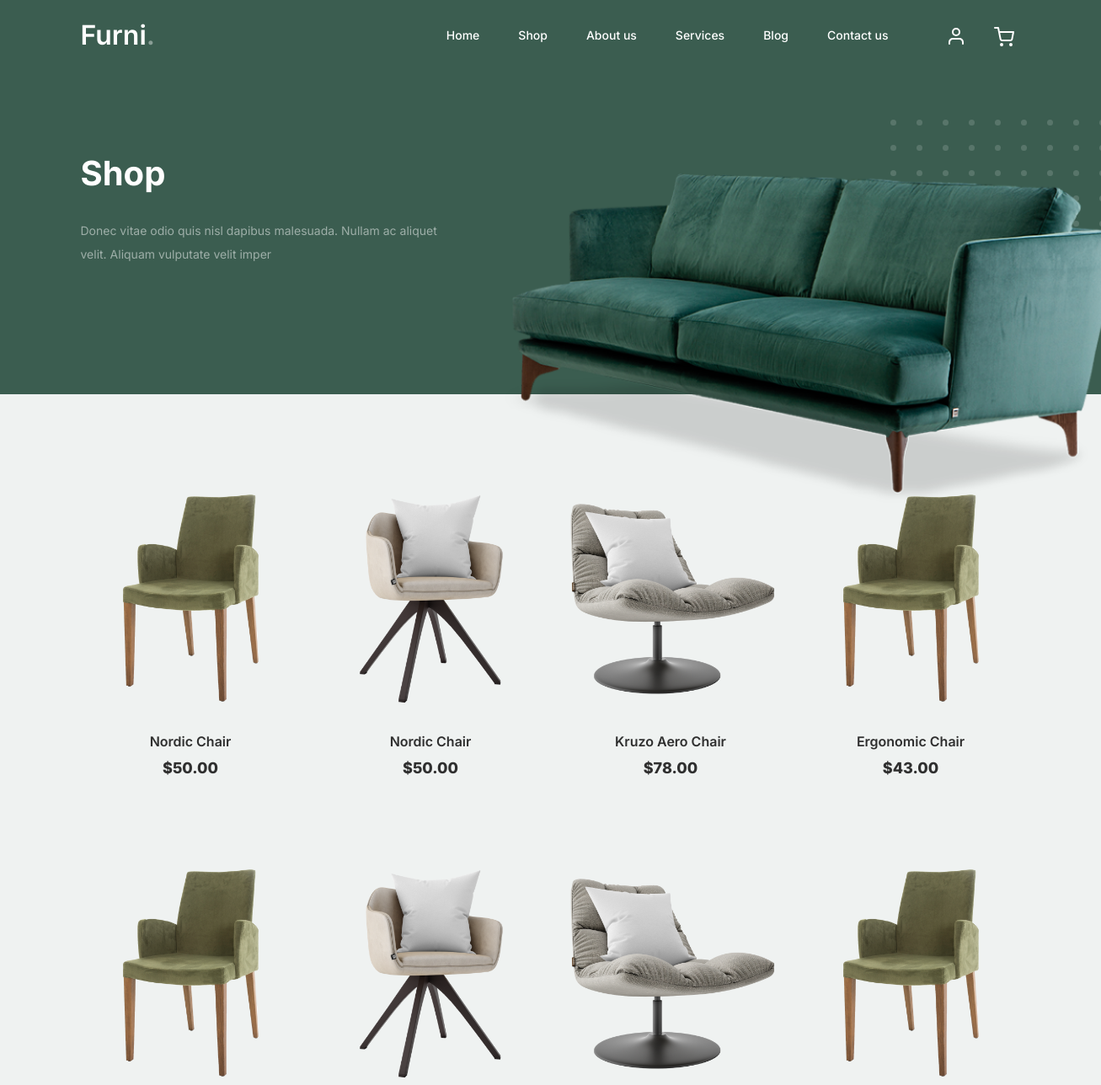
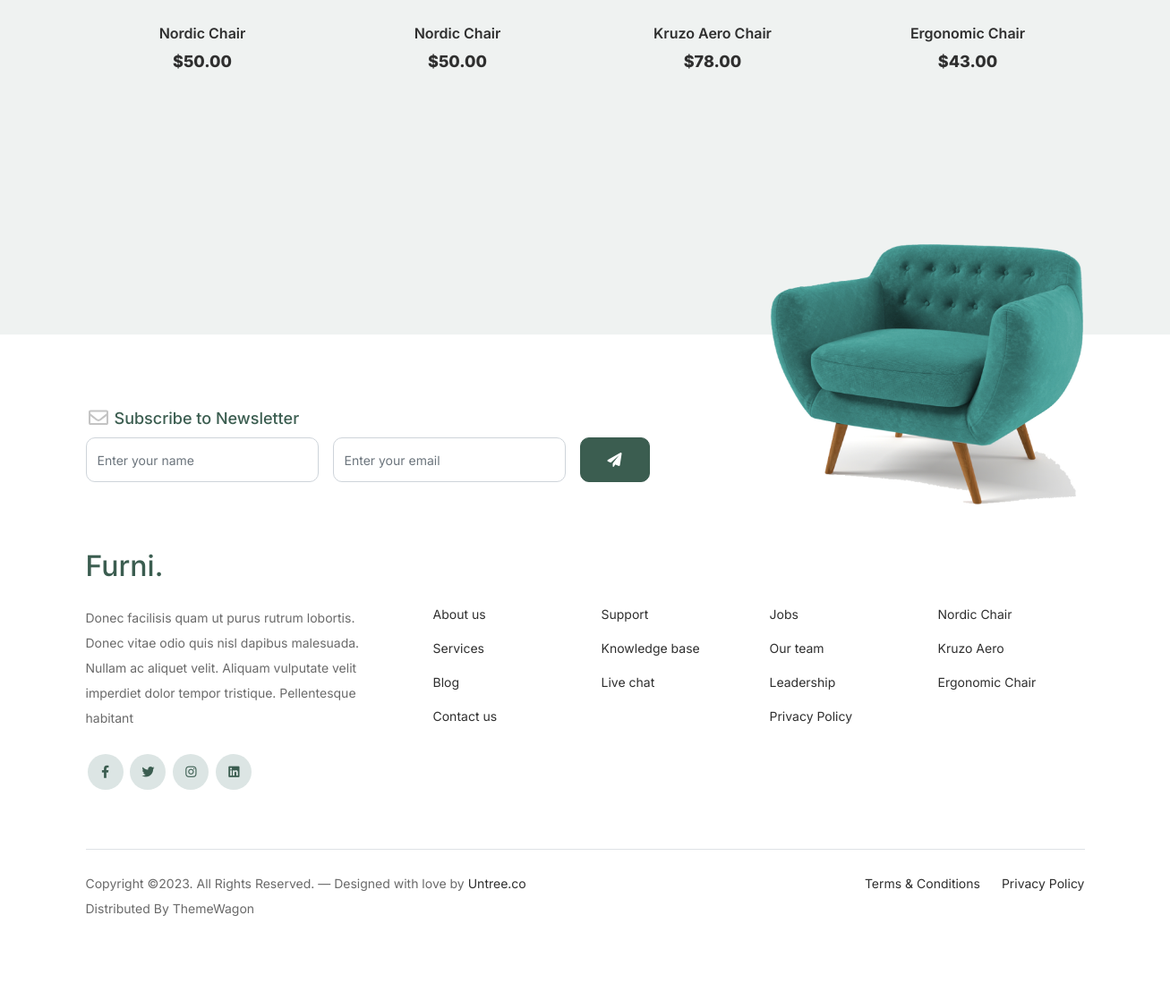
The app's page /shop/ with its own data (2 pictures, top to bottom).
### app/models.py (models this page shows, shortened)
class Shop(models.Model):
    title_shop = models.CharField(max_length=100, blank=False)
    shop_description = models.CharField(max_length=100, blank=False)
    shop_image1 = models.ImageField(upload_to='images', default='profile.png')
    image1name = models.CharField(max_length=100, blank=False)
    image1price = models.CharField(max_length=100, blank=False)
    shop_image2 = models.ImageField(upload_to='images', default='profile.png')
    image2name = models.CharField(max_length=100, blank=False)
    image2price = models.CharField(max_length=100, blank=False)
    shop_image3 = models.ImageField(upload_to='images', default='profile.png')
    image3name = models.CharField(max_length=100, blank=False)
    image3price = models.CharField(max_length=100, blank=False)

### app/views.py (the view)
# urls.py: path('shop/', views.shop, name='shop'),
def shop(request):
    shop = Shop.objects.first()  # Retrieve the first Hero object
    hero = Hero.objects.first()
    shop_data = {
        'shop_title': shop.title_shop,
        'shop_des': shop.shop_description,
        'couch': hero.hero_image.url,
    }
    return render(request, 'shop.html', {'shop_data': shop_data})

### app/templates/shop.html (shortened to what this page needs)
{% extends 'layout.html' %}
{% load static %}
			{% block body %}
			<div class="hero">
				<div class="container">
					<div class="row justify-content-between">
						<div class="col-lg-5">
							<div class="intro-excerpt">
								<h1>{{ shop_data.shop_title }}</h1>
								<p class="mb-4">{{ shop_data.shop_des }}</p>
							</div>
						</div>
						<div class="col-lg-7">
							<div class="hero-img-wrap">
								<img src="{{ shop_data.couch }}" alt="Hero Image">
						</div>
						</div>
					</div>
				</div>
			</div>
		<div class="untree_co-section product-section before-footer-section">
		    <div class="container">
		      	<div class="row">
					<div class="col-12 col-md-4 col-lg-3 mb-5">
						<a class="product-item" href="#">
							<img src="{% static 'images/product-3.png' %}" class="img-fluid product-thumbnail">
							<h3 class="product-title">Nordic Chair</h3>
							<strong class="product-price">$50.00</strong>
						</a>
					</div>
					<div class="col-12 col-md-4 col-lg-3 mb-5">
						<a class="product-item" href="#">
							<img src="{% static 'images/product-1.png' %}" class="img-fluid product-thumbnail">
							<h3 class="product-title">Nordic Chair</h3>
							<strong class="product-price">$50.00</strong>
						</a>
					</div>
					<div class="col-12 col-md-4 col-lg-3 mb-5">
						<a class="product-item" href="#">
							<img src="{% static 'images/product-2.png' %}" class="img-fluid product-thumbnail">
							<h3 class="product-title">Kruzo Aero Chair</h3>
							<strong class="product-price">$78.00</strong>
						</a>
					</div>
					<div class="col-12 col-md-4 col-lg-3 mb-5">
						<a class="product-item" href="#">
							<img src="{% static 'images/product-3.png' %}" class="img-fluid product-thumbnail">
							<h3 class="product-title">Ergonomic Chair</h3>
							<strong class="product-price">$43.00</strong>
						</a>
					</div>
					<div class="col-12 col-md-4 col-lg-3 mb-5">
						<a class="product-item" href="#">
							<img src="{% static 'images/product-3.png' %}" class="img-fluid product-thumbnail">
							<h3 class="product-title">Nordic Chair</h3>
							<strong class="product-price">$50.00</strong>
						</a>
					</div>
					<div class="col-12 col-md-4 col-lg-3 mb-5">
						<a class="product-item" href="#">
							<img src="{% static 'images/product-1.png' %}" class="img-fluid product-thumbnail">
							<h3 class="product-title">Nordic Chair</h3>
							<strong class="product-price">$50.00</strong>
						</a>
					</div>
					<div class="col-12 col-md-4 col-lg-3 mb-5">
						<a class="product-item" href="#">
							<img src="{% static 'images/product-2.png' %}" class="img-fluid product-thumbnail">
							<h3 class="product-title">Kruzo Aero Chair</h3>
							<strong class="product-price">$78.00</strong>
						</a>
					</div>
					<div class="col-12 col-md-4 col-lg-3 mb-5">
						<a class="product-item" href="#">
							<img src="{% static 'images/product-3.png' %}" class="img-fluid product-thumbnail">
							<h3 class="product-title">Ergonomic Chair</h3>
							<strong class="product-price">$43.00</strong>
						</a>
					</div>
		      	</div>
		    </div>
		</div>
		{% endblock %}

### app/static/css/style.css (style rules this page uses)
body { overflow-x: hidden; position: relative; }
body { font-family: "Inter", sans-serif; font-weight: 400; line-height: 28px; color: #6a6a6a; font-size: 14px; background-color: #eff2f1; }
a { text-decoration: none; -webkit-transition: .3s all ease; -o-transition: .3s all ease; transition: .3s all ease; color: #2f2f2f; text-decoration: underline; }
.hero { background: #3b5d50; padding: calc(4rem - 30px) 0 0rem 0; }
@media (min-width: 768px) { .hero { padding: calc(4rem - 30px) 0 4rem 0; } }
@media (min-width: 992px) { .hero { padding: calc(8rem - 30px) 0 8rem 0; } }
.hero .intro-excerpt { position: relative; z-index: 4; }
@media (min-width: 992px) { .hero .intro-excerpt { max-width: 450px; } }
.hero h1 { font-weight: 700; color: #ffffff; margin-bottom: 30px; }
.hero p { color: rgba(255, 255, 255, 0.5); margin-botom: 30px; }
.hero .hero-img-wrap { position: relative; }
.hero .hero-img-wrap img { position: relative; top: 0px; right: 0px; z-index: 2; max-width: 780px; left: -20px; }
@media (min-width: 768px) { .hero .hero-img-wrap img { right: 0px; left: -100px; } }
@media (min-width: 992px) { .hero .hero-img-wrap img { left: 0px; top: -80px; position: absolute; right: -50px; } }
@media (min-width: 1200px) { .hero .hero-img-wrap img { left: 0px; top: -80px; right: -100px; } }
.hero .hero-img-wrap:after { content: ""; position: absolute; width: 255px; height: 217px; background-image: url("../images/dots-light.svg"); background-size: contain; background-repeat: no-repeat; right: -100px; top: -0px; }
@media (min-width: 1200px) { .hero .hero-img-wrap:after { top: -40px; } }
.product-section { padding: 7rem 0; }
.product-section .product-item { text-align: center; text-decoration: none; display: block; position: relative; padding-bottom: 50px; cursor: pointer; }
.product-section .product-item .product-thumbnail { margin-bottom: 30px; position: relative; top: 0; -webkit-transition: .3s all ease; -o-transition: .3s all ease; transition: .3s all ease; }
.product-section .product-item h3 { font-weight: 600; font-size: 16px; }
.product-section .product-item strong { font-weight: 800 !important; font-size: 18px !important; }
.product-section .product-item h3, .product-section .product-item strong { color: #2f2f2f; text-decoration: none; }
.product-section .product-item:before { bottom: 0; left: 0; right: 0; position: absolute; content: ""; background: #dce5e4; height: 0%; z-index: -1; border-radius: 10px; -webkit-transition: .3s all ease; -o-transition: .3s all ease; transition: .3s all ease; }
.before-footer-section { padding: 7rem 0 12rem 0 !important; }
.untree_co-section { padding: 7rem 0; }

### records on screen
Shop: shop_title "Shop", shop_des "Donec vitae odio quis nisl dapibus malesuada. Nullam ac aliquet velit. Aliquam vulputate velit imper"
